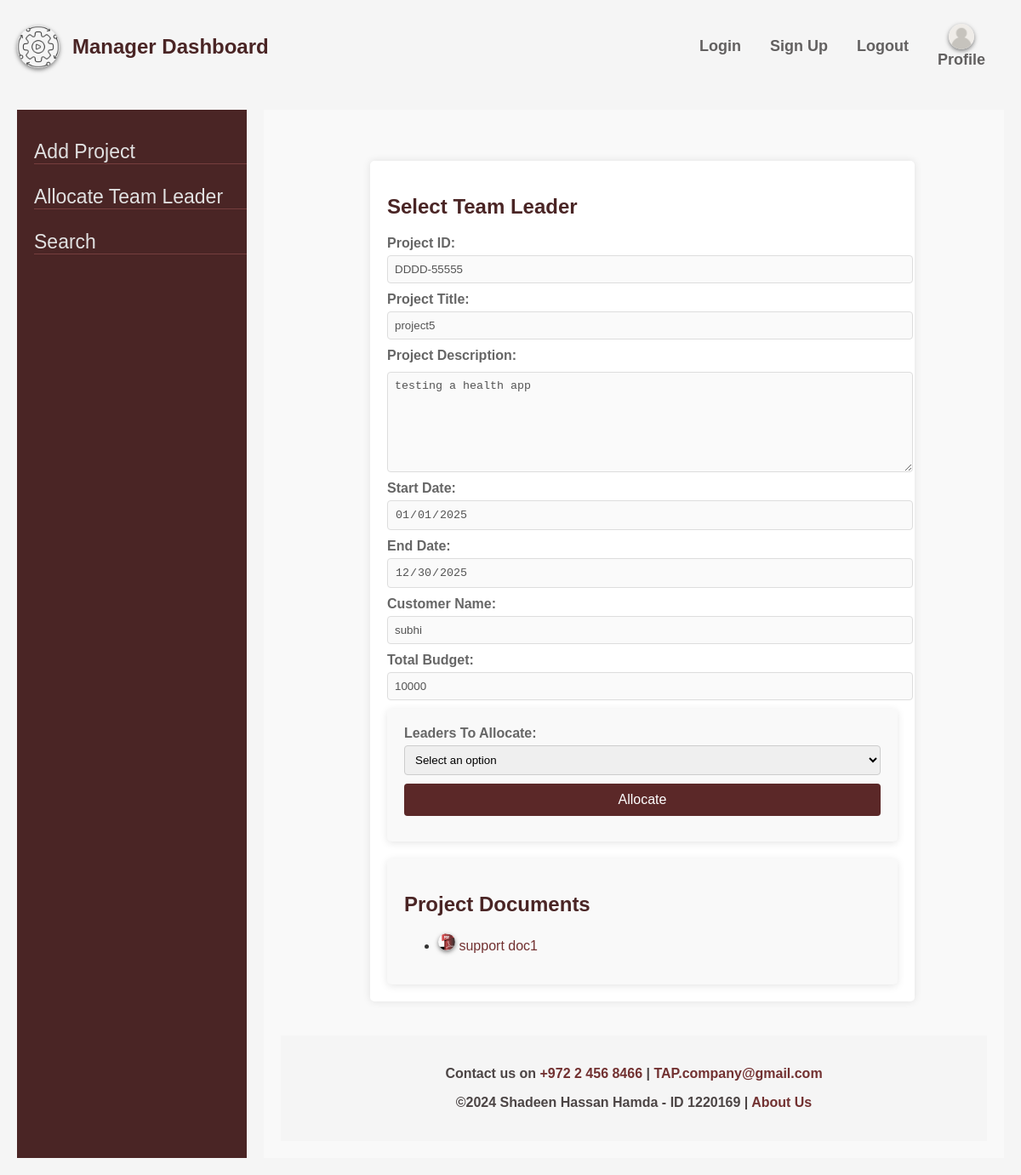
Page /allcolateLeader.php?id=DDDD-55555 on the committed database.
### tables this page shows
CREATE TABLE `projects` (
  `project_id` varchar(10) NOT NULL,
  `project_title` varchar(255) NOT NULL,
  `project_description` text,
  `customer_name` varchar(255) DEFAULT NULL,
  `total_budget` int DEFAULT NULL,
  `start_date` date DEFAULT NULL,
  `end_date` date DEFAULT NULL,
  `doc1_path` varchar(255) DEFAULT NULL,
  `doc1_title` varchar(255) DEFAULT NULL,
  `doc2_path` varchar(255) DEFAULT NULL,
  `doc2_title` varchar(255) DEFAULT NULL,
  `doc3_path` varchar(255) DEFAULT NULL,
  `doc3_title` varchar(255) DEFAULT NULL,
  `leaderId` int DEFAULT NULL
);

### allcolateLeader.php (the view, shortened to what this page needs)
<?php session_start();
include("db.php.inc.php");
?>
<!DOCTYPE html>
<html lang="en">
<head>
    <main id="main-content">
        <div class="container">
            <h2>Select Team Leader</h2>
            <form action="<?php $_SERVER['PHP_SELF']; ?>" method="post">
                <?php
                $projectId = $_GET['id'] ?? '';
                $query = "SELECT * FROM projects WHERE project_id = :projectId";
                $statement = $pdo->prepare($query);
                $statement->bindValue(':projectId', $projectId);
                $statement->execute();
                $project = $statement->fetch();
                if ($project) {
                    echo '<label for="proId">Project ID:</label>';
                    echo "<input type='text' id='proId' name='id' value='" . ($project['project_id']) . "' disabled>";
                    echo '<label for="proTitle">Project Title:</label>';
                    echo "<input type='text' id='proTitle' value='" . ($project['project_title']) . "' disabled>";
                    echo '<label for="proDesc">Project Description:</label>';
                    echo "<textarea id='proDesc' disabled>" . ($project['project_description']) . "</textarea>";
                    echo '<label for="proStartDate">Start Date:</label>';
                    echo "<input type='date' id='proStartDate' value='" . $project['start_date'] . "' disabled>";
                    echo '<label for="proEndDate">End Date:</label>';
                    echo "<input type='date' id='proEndDate' value='" . $project['end_date'] . "' disabled>";
                    echo '<label for="customerName">Customer Name:</label>';
                    echo "<input type='text' id='customerName' value='" . ($project['customer_name']) . "' disabled>";
                    echo '<label for="totalBudget">Total Budget:</label>';
                    echo "<input type='number' id='totalBudget' value='" . $project['total_budget'] . "' disabled>";
                }
                ?>
                <div class="allocationBox">
                    <label for="leaderId">Leaders To Allocate:</label>
                    <select name="leaderId" id="leaderId" required>
                        <option value="" disabled selected style="display:none;">Select an option</option>
                    </select>
                    <input type="submit" value="Allocate">
                </div>
                <div class="docBox">
                    <?php include("SupportingDoc.php") ?>
                </div>
            </form>
        </div>
    </main>
    <footer>
        <p>Contact us on <a href="tel:+97224568466">+972 2 456 8466</a> | <a href="mailto:TAP.company@gmail.com">TAP.company@gmail.com</a></p>
        <p>©2024 Shadeen Hassan Hamda - ID 1220169 | <a href="aboutUs.php">About Us</a></p>
    </footer>
    </body>
</html>

### SupportingDoc.php (shortened to what this page needs)
<?php
include("db.php.inc.php");
$projectId = $_GET['id'] ?? '';
try {
    $query = "SELECT doc1_path, doc1_title, doc2_path, doc2_title, doc3_path, doc3_title FROM projects WHERE project_id = :projectId";
    $stmt = $pdo->prepare($query);
    $stmt->bindValue(':projectId', $projectId);
    $stmt->execute();
    $project = $stmt->fetch(PDO::FETCH_ASSOC);
} catch (PDOException $e) {
    echo "Database error: " . $e->getMessage();
    exit;
}
?>
<h2>Project Documents</h2>
<ul>
    <?php
    for ($i = 1; $i <= 3; $i++) {
        $docPath = $project["doc{$i}_path"];
        $docTitle = $project["doc{$i}_title"];
        if (!empty($docPath) && !empty($docTitle)) {
            $extension = strtolower(pathinfo($docPath, PATHINFO_EXTENSION));
            $iconPath = 'image/pdf.png';
            switch ($extension) {
                case 'pdf':
                    $iconPath = 'image/pdf.png';
                    break;
            }
            echo "<li><img src='" . ($iconPath) . "' alt='Document Icon' style='width: 20px; height: 20px;'> <a href='" . ($docPath) . "'>" . ($docTitle) . "</a></li>";
        }
    }
    ?>
</ul>

### mainStyle.css (style rules this page uses)
body { margin: 0; padding: 0; display: flex; flex-direction: column; height: 100vh; font-family: 'Franklin Gothic Medium', 'Arial Narrow', Arial, sans-serif; color: #333; }
h1, h2 { color: #4a2525; }
#main-header { display: flex; justify-content: space-between; align-items: center; padding: 10px 20px; background-color: #f5f5f5; }
#logo { display: flex; align-items: center; }
#logo img { margin-right: 15px; }
#header-links a { color: #626060; text-decoration: none; padding: 8px 12px; font-weight: bold; font-size: 18px; }
#header-links { display: flex; align-items: center; justify-content: space-between; gap: 10px; padding: 10px; }
#header-links a.profile-link { display: flex; flex-direction: column; align-items: center; gap: 2px; }
#header-links a img { width: 30px; height: 30px; }
#main-container { display: flex; flex: 1; padding: 20px; }
#left-nav { width: 250px; background-color: #4a2525; color: #a4a5a4; padding-top: 20px; padding-left: 20px; }
#left-nav ul { list-style-type: none; padding-left: 0; }
#left-nav ul li { margin-bottom: 25px; border-bottom: 1px solid #763e3e; }
#left-nav ul li a { text-decoration: none; color: #e1e1e1; font-size: 23px; }
#main-content { flex: 1; margin-left: 20px; padding: 20px; background-color: #f9f9f9; }
footer { text-align: center; padding: 20px; background-color: #f5f5f5; position: relative; bottom: 0; font-weight: bold; }
.container { background: #fff; padding: 20px; border-radius: 5px; box-shadow: 0 2px 10px rgba(0, 0, 0, 0.1); margin-bottom: 2%; }
.allocationBox { background: #f9f9f9; padding: 20px; border-radius: 5px; box-shadow: 0 2px 10px rgba(0, 0, 0, 0.1); margin-bottom: 20px; }
.docBox { background: #f9f9f9; padding: 20px; border-radius: 5px; box-shadow: 0 2px 10px rgba(0, 0, 0, 0.1); }
input, select, textarea { padding: 8px; margin-bottom: 10px; border: 1px solid #ccc; border-radius: 4px; display: block; margin-top: 10px; width: 100%; }
input[type="text"], input[type="number"], input[type="date"], textarea, input[type="file"] { width: 100%; padding: 8px; border: 1px solid #ddd; border-radius: 4px; }
textarea { height: 100px; }
input[type="submit"] { background-color: #5b2828; color: white; border: none; padding: 10px 20px; border-radius: 4px; cursor: pointer; font-size: 16px; }
a { text-decoration: none; }
body { font-family: Arial, sans-serif; }
input, select, button { padding: 8px; margin-top: 5px; }
a { color: #723131; }
html { background-color: #f5f5f5; }
p { color: #4c4545; font-size: medium; }
.container { max-width: 600px; margin: 20px auto; padding: 20px; background: #fff; box-shadow: 0 0 10px rgba(0, 0, 0, 0.1); }
label { margin-bottom: 5px; font-weight: bold; }
label { display: block; margin-bottom: 5px; color: #666; }
img { width: 50px; height: auto; border-radius: 50%; box-shadow: 0 2px 5px rgba(0, 0, 0, 0.5); transition: all 0.3s ease; }

### rows in the picture
projects: id "DDDD-55555", project_title "project5", project_description "testing a health app", start_date "01/01/2025", end_date "12/30/2025", customer_name "subhi", total_budget "10000", doc1_title "support doc1"
